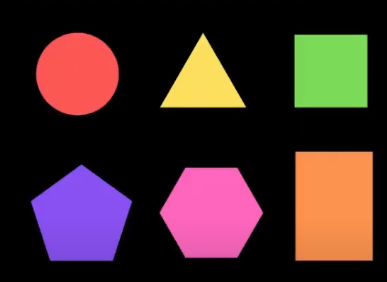
#> input picture imagen.png, 387 x 282 px
$ python 'detectar figuras geometricas.py'
#> lines starting #> are read from the running program, lines starting #| are printed output that depends on the picture; after the words box and inside, x2 and y2 are one past the last pixel; in counts of white or black regions, pixels touching at a corner belong together; long printed decimals are rounded
import cv2

imagen= cv2.imread('imagen.png')
#> imagen is the input picture: shape (282, 387, 3); mean B, G, R 44.2, 44.1, 69.6
gray=cv2.cvtColor(imagen, cv2.COLOR_BGR2GRAY)
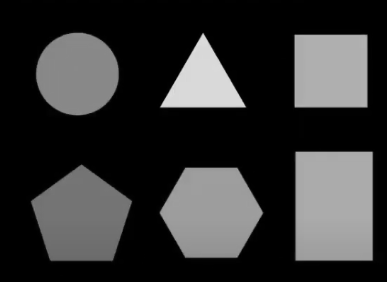
#> gray: shape (282, 387); min 0, max 223, mean 51.7
canny=cv2.Canny(gray,10,150)
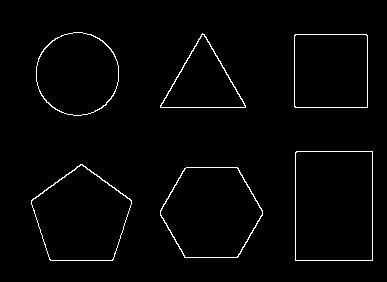
#> canny: shape (282, 387); 1.9% white in thin lines or dots, all inside (x1, y1, x2, y2) = (31, 32, 373, 261)

cnts, _ = cv2.findContours(canny,cv2.RETR_EXTERNAL,cv2.CHAIN_APPROX_SIMPLE)
#> cnts = 6 contours; box (x1, y1, x2, y2) and area: (295, 151, 373, 261) 8392, (160, 167, 263, 258) 7050, (31, 164, 132, 261) 6769, (36, 32, 119, 116) 5391, (294, 34, 368, 108) 5328, (160, 33, 246, 108) 3269
#cv2.drawContours(imagen, cnts,-1,(0,255,0),2)
for c in cnts:
    epsilon=0.01*cv2.arcLength(c,True)
    aprox=cv2.approxPolyDP(c,epsilon, True)
    x,y,w,h=cv2.boundingRect(aprox)
    if len(aprox)==3:
        cv2.putText(imagen,'triangulo', (x,y-5),1,1,(0,255,0),1)
    if len(aprox)==4:
        aspect_ratio=float(w)/h
        print('aspect_ratio= ',aspect_ratio)
        if aspect_ratio == 1:
            cv2.putText(imagen,'cuadrado',(x,y-5),1,1,(0,255,0),1)
        else:
            cv2.putText(imagen,'rectangulo',(x,y-5),1,1,(0,255,0),1)
    if len(aprox)==5:
        cv2.putText(imagen,'pentagono',(x,y-5),1,1,(0,255,0),1)
    if len(aprox)==6:
        cv2.putText(imagen,'hexagono',(x,y-5),1,1,(0,255,0),1)
    cv2.drawContours(imagen, [c],0,(0,255,0),2)
    if len(aprox)>10:
        cv2.putText(imagen,'circulo',(x,y-5),1,1,(0,255,0),1)
    cv2.imshow('imagen',imagen)
    cv2.waitKey(0)
#> this loop made 6 passes
#> (epsilon, aprox, x, y, w, h, aspect_ratio) on passes 3 to 4: (3.71, [[296, 151], [295, 260], [372, 260], [372, 151]], 295, 151, 78, 110, 0.709), (2.9, [[295, 34], [294, 106], [367, 107], [367, 35]], 294, 34, 74, 74, 1)
#> (epsilon, x, y, w, h) on passes 1, 2, 6: (3.26, 160, 168, 103, 90), (3.28, 31, 164, 101, 97), (2.75, 36, 32, 83, 84)
#| aspect_ratio=  0.7091
#| aspect_ratio=  1.0
#> pass 1, `cv2.imshow('imagen',imagen)`:
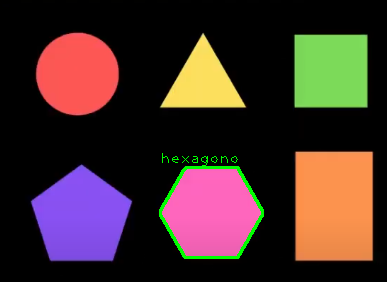
#> window 'imagen': shape (282, 387, 3); mean B, G, R 43.4, 46.4, 68.5
#> pass 2, `cv2.imshow('imagen',imagen)`:
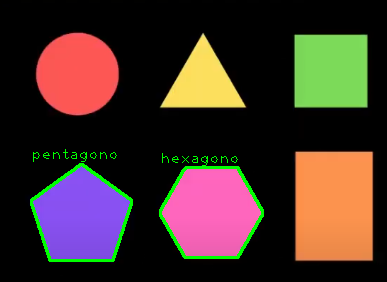
#> window 'imagen': shape (282, 387, 3); mean B, G, R 42.2, 48.9, 67.9
#> after the loop:
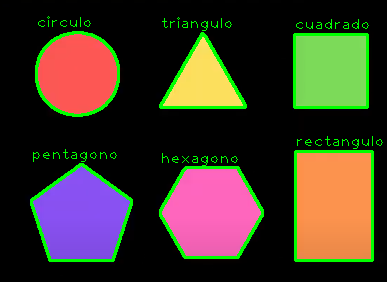
#> imagen: shape (282, 387, 3); 6.18% of pixels changed, all inside (x1, y1, x2, y2) = (30, 16, 383, 262)
cv2.imshow('imagen',imagen)
cv2.imshow('canny', canny)
cv2.waitKey(0)
cv2.destroyAllWindows()
